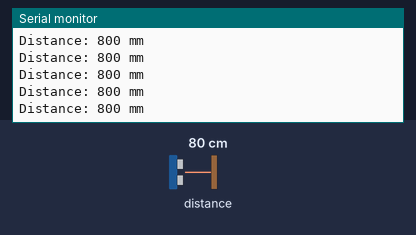
The sketch below on a simulated Arduino Uno, built with avr-gcc and run on an emulated ATmega328P. Parts: the last lines printed to the serial monitor. Inputs (shaded band) come from the test bench; at power-on: distance to the obstacle 80 cm.

Above: at 1.2 s.
1.3 s: distance to the obstacle set to 2 cm
At 1.49 s:
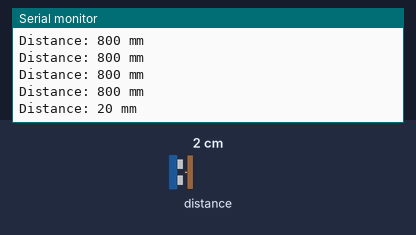
2.8 s: distance to the obstacle set to 4 cm
At 2.82 s:
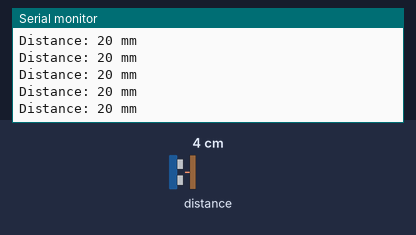
Timing chart, 0 to 5.8 s (numbered marks = the images above; inputs shaded):
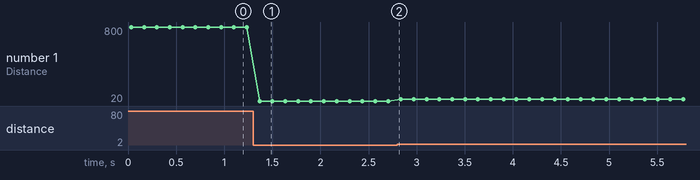

The sketch:

ToF_Sensor_DistanceMeasurement.ino
```cpp
#include <Wire.h>
#include <VL53L0X.h>

VL53L0X sensor;

void setup() {
  Serial.begin(115200);
  Wire.begin();

  sensor.setTimeout(500);

  if (!sensor.init()) {
    Serial.println("Failed to detect VL53L0X!");
    while (1) {}
  }

  // ─── PICK ONE MODE ──────────────────────────────────────────

  // 1. DEFAULT — best all-around (no changes needed)

  // 2. LONG RANGE — up to ~2 m, less accurate
  // sensor.setSignalRateLimit(0.1);
  // sensor.setVcselPulsePeriod(VL53L0X::VcselPeriodPreRange, 18);
  // sensor.setVcselPulsePeriod(VL53L0X::VcselPeriodFinalRange, 14);

  // 3. HIGH ACCURACY — slower (~5 reads/sec), tightest results
  // sensor.setMeasurementTimingBudget(200000);

  // 4. HIGH SPEED — ~50 reads/sec, noisier
  // sensor.setMeasurementTimingBudget(20000);

  // ─── PICK ONE READ STYLE ────────────────────────────────────

  // A. CONTINUOUS — fastest, best for most projects (recommended)
  sensor.startContinuous();

  // B. SINGLE SHOT — lower power, no startContinuous() needed
  //    (just comment out the line above, nothing else to add here)

  // ────────────────────────────────────────────────────────────
}

void loop() {

  // Use this for CONTINUOUS mode (option A above)
  uint16_t distance = sensor.readRangeContinuousMillimeters();

  // Use this instead for SINGLE SHOT mode (option B above)
  // uint16_t distance = sensor.readRangeSingleMillimeters();

  if (sensor.timeoutOccurred()) {
    Serial.println("Timeout!");
  } else {
    Serial.print("Distance: ");
    Serial.print(distance);
    Serial.println(" mm");
  }

  delay(100);   // increase to 500+ if using single-shot to save power
}
```

Measured:
- after the input at 1.3 s, the serial monitor: prints a new line after 0.07 s (image 1)
- plotted number 1: 800 → 20 after the input at 1.3 s, 20 → 40 after the input at 2.8 s
